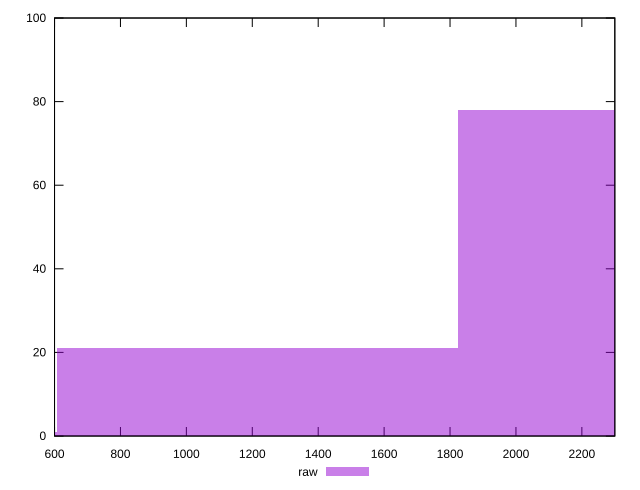

The gnuplot source for this figure:
reset

$raw <<EOF
2430.7387384432272 78
1215.3693692216136 21
0 1
EOF

set key outside below
set boxwidth 1215.3693692216136
set xrange [600:2300]
set yrange [0:100]
set trange [0:100]
set style fill transparent solid 0.5 noborder
set terminal svg size 640, 490 enhanced background rgb 'white'
set output "report_00014_2021-02-09T15:56:05.503Z/unused-javascript/samples/pages+cached+noadtech+nomedia/raw/histogram.svg"

plot $raw title "raw" with boxes

reset
